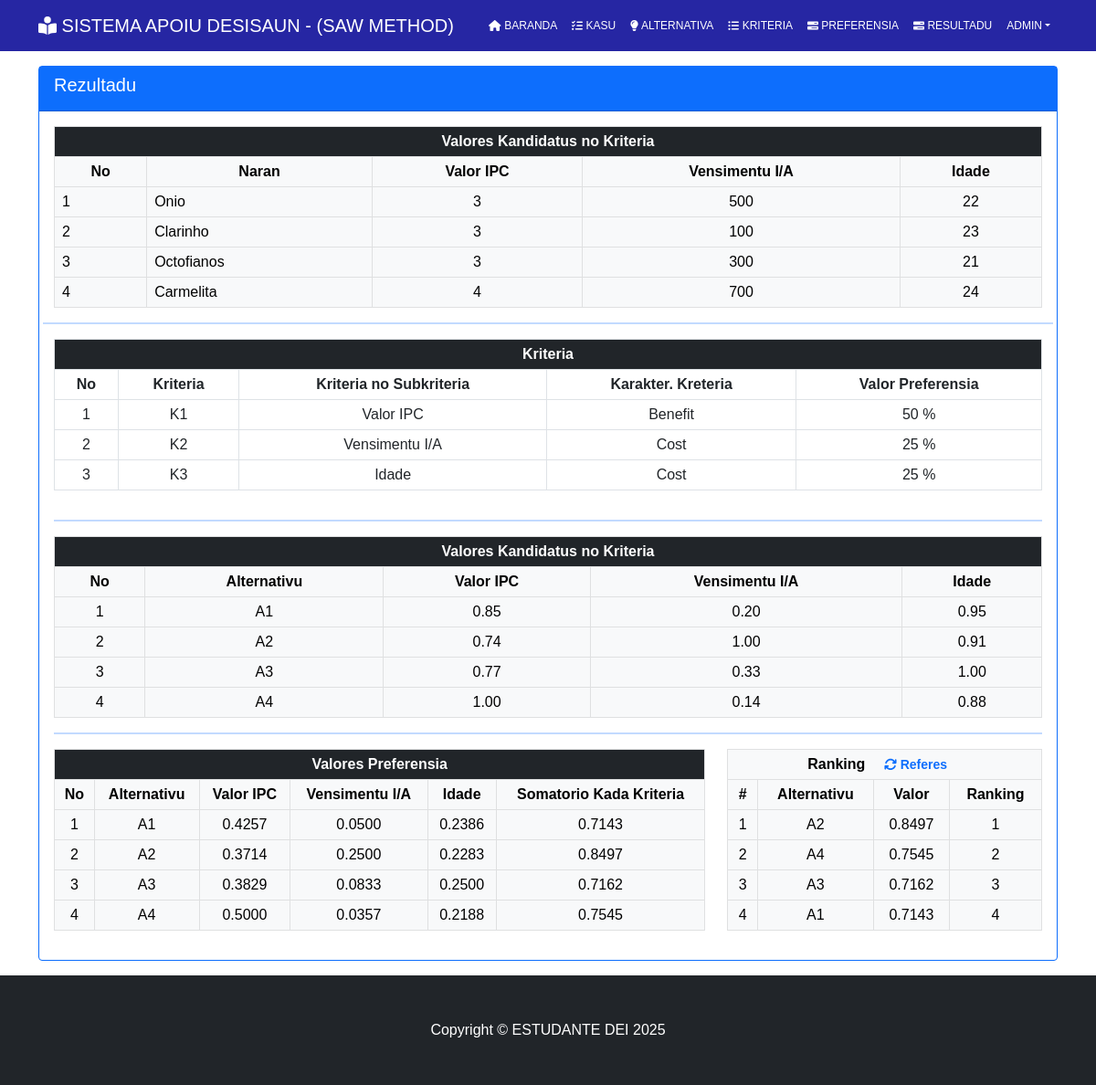
Page /rezultadu.html on the committed database.
### tables this page shows
CREATE TABLE `t_registu_krt` (
  `id_reagis` int(11) NOT NULL,
  `naran_kriteiro` varchar(200) NOT NULL,
  `deskrisaun_krt` varchar(200) NOT NULL,
  `id_kriteiro` int(11) NOT NULL,
  `karakter_kriteiro` varchar(20) NOT NULL,
  `id_valor_prefe` int(11) NOT NULL
);

CREATE TABLE `t_alternativu` (
  `id_alt` int(11) NOT NULL,
  `naran_alt` varchar(10) NOT NULL,
  `id_pessoa` int(11) NOT NULL
);

CREATE TABLE `t_pessoa` (
  `id_pessoa` int(11) NOT NULL,
  `naran` varchar(255) NOT NULL,
  `sexu` enum('Mane','Feto') NOT NULL,
  `data_moris` date NOT NULL,
  `id_kasu` int(11) NOT NULL,
  `abilidade` text NOT NULL,
  `nivel_edu` text NOT NULL
);

CREATE TABLE `t_detalho_krt` (
  `id_detalho` int(11) NOT NULL,
  `id_alt` int(11) NOT NULL,
  `id_regis` int(11) NOT NULL,
  `valors` decimal(10,2) NOT NULL
);

CREATE TABLE `t_valor_pre` (
  `id_valor` int(11) NOT NULL,
  `valor` int(11) NOT NULL,
  `id_preferensia` int(11) NOT NULL
);

CREATE TABLE `t_ranking` (
  `id_ranking` int(11) NOT NULL,
  `id_alt` int(11) NOT NULL,
  `valor` decimal(10,4) NOT NULL
);

### modul/rezultado/rezultadu.php (the view, shortened to what the rows shown need)
<?php
global $soma;
switch ($_GET['act']) {
    case 'read':?>
<div class="container my-3">
    <div class="row">
        <div class="col-sm-12">
            <div class="card rounded-1 border-primary">
                <?php
                $kas = $result->logika_kasu();
        $kri = $result->logika_kriteria();
        if (empty($kas) and empty($kri)) { ?>
                <div class="container my-5">
                    <div class="alert alert-danger">
                        Resultadu Sedauk iha
                    </div>
                </div>
                <?php } else { ?>
                <div class="card-body">
                    <div class="row">
                        <div class="col-lg-12">
                            <table class="table table-light table-bordered table-hover">
                                <thead>
                                    <tr class="text-center">
                                        <th class="py-1 bg-dark text-white" colspan="20"
                                            class="text-center text-uppercase">Valores
                                            Kandidatus no
                                            Kriteria</th>
                                    </tr>
                                    <tr class="text-center">
                                        <th class="py-1">No</th>
                                        <th class="py-1">Naran</th>
                                        <?php $head = $result->header_kri();
                    foreach ($head as $row) { ?>
                                        <th class="py-1"><?= $row['deskrisaun_krt']; ?></th>
                                        <?php } ?>
                                    </tr>
                                </thead>
                                <tbody>
                                    <?php
                        $no = 1;
                    $alt = $result->alt();
                    foreach ($alt as $row) {?>
                                    <tr>
                                        <td class="py-1"><?=$no; ?></td>
                                        <td class="py-1"><?=$row['naran']; ?></td>
                                        <?php
                    $data = $result->rezultado($row['id_alt']);
                        foreach ($data as $key) {
                            ?>
                                        <td class="py-1 text-center"><?= number_format($key['valors'], 0); ?> </td>
                                        <?php } ?>
                                    </tr>
                                    <?php $no++;
                    } ?>
                                </tbody>
                            </table>
                        </div>
                        <div class="col-lg-12">
                            <table class="table table-bordered">
                                <thead class="text-center">
                                    <tr>
                                        <th class="py-1 bg-dark text-white" colspan="6">Kriteria</th>
                                    </tr>
                                    <tr>
                                        <th class="py-1">No</th>
                                        <th class="py-1">Kriteria</th>
                                        <th class="py-1">Kriteria no Subkriteria</th>
                                        <th class="py-1">Karakter. Kreteria</th>
                                        <th class="py-1">Valor Preferensia</th>
                                    </tr>
                                </thead>
                                <tbody class="text-center">
                                    <?php
                                                $no = 1;
                    $kt = $regis->regis_kriteria();
                    foreach ($kt  as $row) {?>
                                    <tr>
                                        <td class="py-1"><?= $no++; ?></td>
                                        <td class="py-1"><?=$row['naran_kriteiro'] ?></td>
                                        <td class="py-1">
                                            <?php $sub_krt = $sub->sub_kriteria($row['id_reagis']);
                        if (empty($sub_krt)) {
                            echo $row['deskrisaun_krt'];
                            } ?>
                            </td>
                            <td class="py-1"><?= $row['karakter_kriteiro']; ?></td>
                            <td class="py-1"><?= $row['valor']; ?> %</td>
                            </tr>
                            <?php } ?>
                            </tbody>
                            </table>
                        </div>
                    </div>
                    <table class="table table-light table-bordered table-hover">
                        <thead class="text-center">
                            <tr class="bg-success text-center">
                                <th class="py-1 bg-dark text-white" colspan="20">Valores Kandidatus no
                                    Kriteria</th>
                            </tr>
                            <tr>
                                <th class="py-1">No</th>
                                <th class="py-1">Alternativu</th>
                                <?php $head = $result->header_kri();
                    foreach ($head as $row) { ?>
                                <th class="py-1"><?= $row['deskrisaun_krt']; ?></th>
                                <?php } ?>
                            </tr>
                        </thead>
                        <tbody class="text-center">
                            <?php
                                        $no = 1;
                    $alt = $result->alt();
                    foreach ($alt as $row) {?>
                            <tr>
                                <td class="py-1"><?=$no; ?></td>
                                <td class="py-1"><?=$row['naran_alt']; ?></td>
                                <?php
                        $data = $result->rezultado($row['id_alt']);
                        $ipc = $data[0]['valors'];
                        $valor = $data[1]['valors'];
                        $rend = $data[2]['valors'];
                        foreach ($data as $key) {
                            $benefit = $result->valores_benefit($key['id_regis']);
                            ?>
                                <td class="py-1 text-center">
                                    <?php
                                        if ($valor) {
                                            if ($ipc == $key['valors']) {
                                                if ($key['karakter_kriteiro'] == "Benefit") {
                                                    $rs = $key['valors'] / $benefit[0]['valor_max'];
                                                    echo number_format($rs, 2);
                                                } else {
                                                    $rs = $benefit[0]['valor_min'] / $key['valors'];
                                                    echo number_format($rs, 2);
                                                }
                                            } elseif ($valor == $key['valors']) {
                                                if ($key['karakter_kriteiro'] == "Benefit") {
                                                    $vl = (int)$key['valors'] / $benefit[0]['valor_max'];
                                                    echo number_format($vl, 2);
                                                } else {
                                                    $rs = $benefit[0]['valor_min'] / $key['valors'];
                                                    echo number_format($rs, 2);
                                                }
                                            } elseif ($rend == $key['valors']) {
                                                if ($key['karakter_kriteiro'] == "Benefit") {
                                                    $rn = $key['valors'] / $benefit[0]['valor_max'];
                                                    echo number_format($rn, 2);
                                                } else {
                                                    $rn = $benefit[0]['valor_min'] / $key['valors'];
                                                    echo
                                                                    number_format($rn, 2);
                                                }
                                            }
                                        }
                            ?>
                                </td>
                                <?php } ?>
                            </tr>
                            <?php $no++;
                    } ?>
                        </tbody>
                    </table>
                    <div class="row">
                        <div class="col-lg-8">
                            <?php
$rank->delete_soma();
                    ?>
                            <table class="table table-light table-bordered table-hover">
                                <thead class="text-center">
                                    <tr>
                                        <th class="py-1 bg-dark text-white" scope="col" colspan="10">
                                            Valores Preferensia
                                        </th>
                                    </tr>
                                    <tr>
                                        <th class="py-1" scope="col">No</th>
                                        <th class="py-1" scope="col">Alternativu</th>
                                        <?php $head = $result->header_kri();
                    foreach ($head as $row) { ?>
                                        <th class="py-1" scope="col"><?= $row['deskrisaun_krt']; ?></th>
                                        <?php } ?>
                                        <th class="py-1" scope="col">Somatorio Kada Kriteria</th>
                                    </tr>
                                </thead>
                                <tbody class="text-center">
                                    <?php
                                                       $no = 1;
                    $alt = $result->alt();
                    foreach ($alt as $row) {?>
                                    <tr>
                                        <td class="py-1"><?=$no; ?></td>
                                        <td class="py-1"><?=$row['naran_alt']; ?></td>
                                        <?php
                                $data = $result->rezultado($row['id_alt']);
                        foreach ($data as $key) {
                            $benefit = $result->valores_benefit($key['id_regis']);
                            ?>
                                        <td class="py-1">
                                            <?php if ($key['karakter_kriteiro'] == "Benefit") {
                                                $rs = $key['valors'] / $benefit[0]['valor_max'];
                                                $w1 = ($key['valor'] / 100) * $rs;
                                                $rank->insert_valor_soma($key['id_alt'], $key['id_regis'], $w1);
                                                echo number_format($w1, 4);
                                            } else {
                                                $rs = $benefit[0]['valor_min'] / $key['valors'];
                                                $w2 = ($key['valor'] / 100) * $rs;
                                                $rank->insert_valor_soma($key['id_alt'], $key['id_regis'], $w2);
                                                echo number_format($w2, 4);
                                            }
                            $soma = $rank->soma_valor_alt($key['id_alt']);
                            ?>
                                        </td>
                                        <?php } ?>
                                        <td class="py-1">
                                            <?php
                                                                          echo number_format($soma[0]['soma_valor'], 4);
                        ?>
                                        </td>
                                    </tr>
                                    <?php $no++;
                    } ?>
                                </tbody>
                            </table>
                        </div>
                        <div class="col-lg-4">
                            <table class="table table-light table-bordered table-hover rounded-5">
                                <thead class="text-center">
                                    <tr class="text-center">
                                        <th class="py-1" colspan="5">Ranking <a
                                                href="modul/rezultado/aksi.php?act=delete_all"
                                                class="px-3 text-decoration-none" style="font-size: 14px;"><i
                                                    class="fa fa-refresh"></i>
                                                Referes</a></th>
                                    </tr>
                                    <tr>
                                        <th class="py-1">#</th>
                                        <th class="py-1">Alternativu</th>
                                        <th class="py-1">Valor</th>
                                        <th class="py-1">Ranking</th>
                                    </tr>
                                </thead>
                                <tbody class="text-center">
                                    <?php
                                    $predict = $rank->PrediksaunRanking();
                    $no = 1;
                    foreach ($predict as $row) {?>
                                    <tr>
                                        <td class="py-1"><?=$no; ?></td>
                                        <td class="py-1"><?=$row['naran_alt']; ?></td>
                                        <td class="py-1"><?= $row['valor'] ?></td>
                                        <td class="py-1"><?=$no; ?></td>
                                    </tr>
                                    <?php $no++;
                    } ?>
                                </tbody>
                            </table>
                        </div>
                    </div>
                </div>
                <?php } ?>
            </div>
        </div>
    </div>
</div>
<?php break; ?>
<?php } ?>

### rows in the picture
t_registu_krt: deskrisaun_krt "Valor IPC", naran_kriteiro "K1", karakter_kriteiro "Benefit", id_valor_prefe.valor "50"
t_registu_krt: deskrisaun_krt "Vensimentu I/A", naran_kriteiro "K2", karakter_kriteiro "Cost", id_valor_prefe.valor "25"
t_registu_krt: deskrisaun_krt "Idade", naran_kriteiro "K3", karakter_kriteiro "Cost", id_valor_prefe.valor "25"
t_alternativu: id_pessoa.naran "Onio", naran_alt "A1", soma_valor "0.7143"
t_detalho_krt: valors "3", rs "0.85", w1 "0.4257"
t_detalho_krt: valors "500", rs "0.20", w2 "0.0500"
t_detalho_krt: valors "22", rn "0.95", w2 "0.2386"
t_alternativu: id_pessoa.naran "Clarinho", naran_alt "A2", soma_valor "0.8497"
t_detalho_krt: valors "3", rs "0.74", w1 "0.3714"
t_detalho_krt: valors "100", rs "1.00", w2 "0.2500"
t_detalho_krt: valors "23", rn "0.91", w2 "0.2283"
t_alternativu: id_pessoa.naran "Octofianos", naran_alt "A3", soma_valor "0.7162"
t_detalho_krt: valors "3", rs "0.77", w1 "0.3829"
t_detalho_krt: valors "300", rs "0.33", w2 "0.0833"
t_detalho_krt: valors "21", rn "1.00", w2 "0.2500"
t_alternativu: id_pessoa.naran "Carmelita", naran_alt "A4", soma_valor "0.7545"
t_detalho_krt: valors "4", rs "1.00", w1 "0.5000"
t_detalho_krt: valors "700", rs "0.14", w2 "0.0357"
t_detalho_krt: valors "24", rn "0.88", w2 "0.2188"
t_ranking: id_alt.naran_alt "A2", valor "0.8497"
t_ranking: id_alt.naran_alt "A4", valor "0.7545"
t_ranking: id_alt.naran_alt "A3", valor "0.7162"
t_ranking: id_alt.naran_alt "A1", valor "0.7143"
